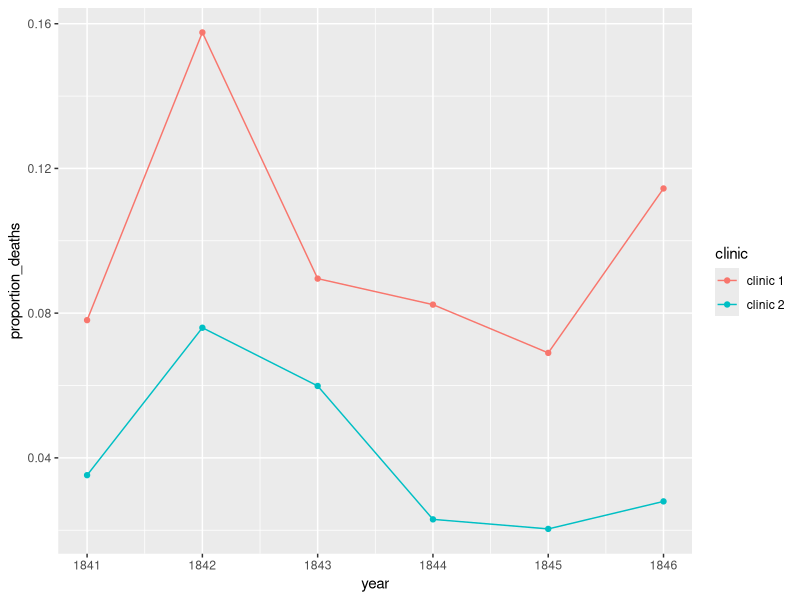
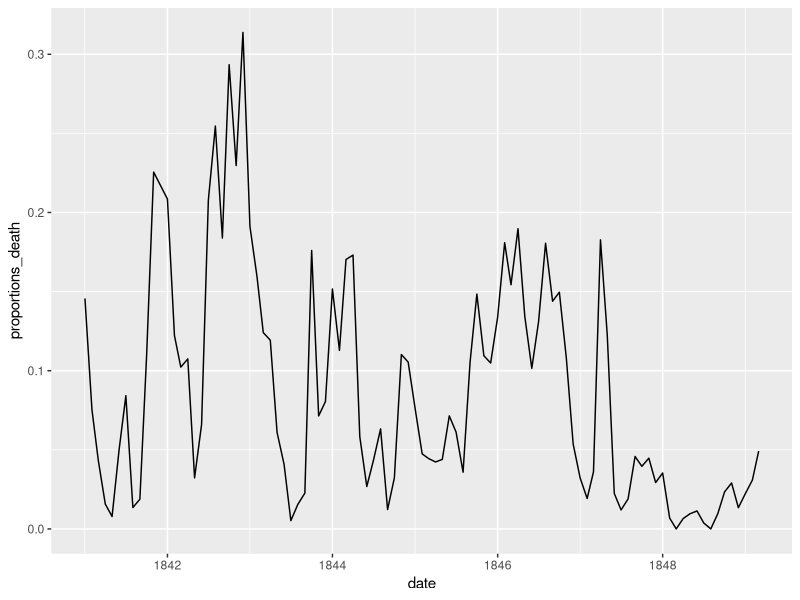
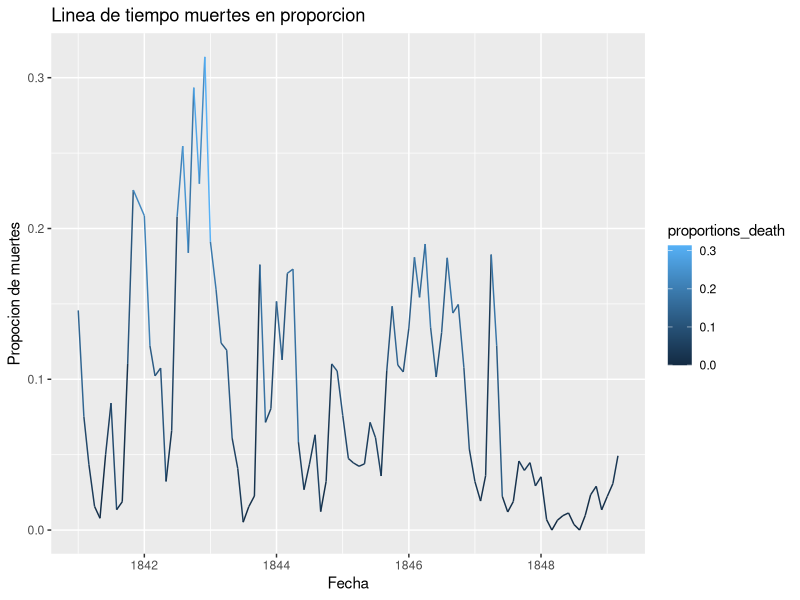
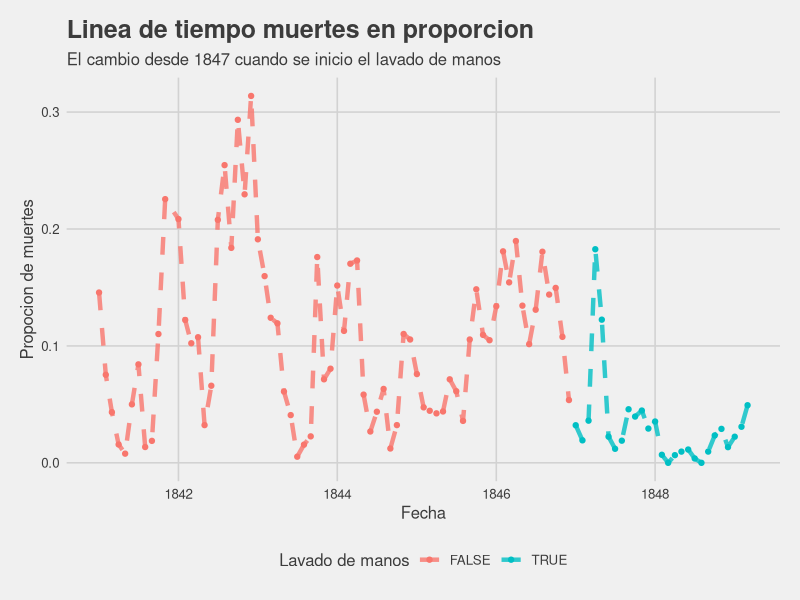

Write the R code that produced these figures, in order.
## ---- chunk 1
library(tidyverse)
library(ggthemes)
yearly<-read_csv("deaths_handwashing.csv")
yearly
## ---- chunk 2
yearly %>%
  group_by(clinic) %>%
  mutate(proportion_deaths=deaths/births)
## ---- chunk 3
yearly %>%
  mutate(proportion_deaths=deaths/births)%>%
  ggplot(aes(x=year, y=proportion_deaths,group=clinic))+
  geom_line(aes(color=clinic))+
  geom_point(aes(color=clinic))
## ---- chunk 4
library(scales)
monthly<-read_csv("deaths_clinic_1.csv")
monthly<-monthly %>%
  mutate(proportions_death=deaths/births) %>%
  mutate(proportions_percentage=label_percent()(deaths/births)) %>%
  mutate(year=as.Date(date,"%y,%m,%d"))

head(monthly)
## ---- chunk 5
monthly%>%
  ggplot(aes(x=date, y=proportions_death))+
  geom_line()

monthly%>%
  ggplot(aes(x=date, y=proportions_death, color= proportions_death))+
  geom_line()+
  labs(title = "Linea de tiempo muertes en proporcion", x="Fecha", y="Propocion de muertes")
## ---- chunk 6
#6.1
view(monthly)
monthly<-monthly %>%
mutate(handwashing_started = date >= as.Date('1847-01-01'))

monthly %>%
  ggplot(aes(x=date, y=proportions_death, color=handwashing_started))+
  geom_line(aes(linetype=TRUE),size=1.5, alpha=0.8)+
  geom_point()+
  labs(title = "Linea de tiempo muertes en proporcion",
       subtitle = "El cambio desde 1847 cuando se inicio el lavado de manos",
       x="Fecha", 
       y="Propocion de muertes",
       color="Lavado de manos")+
  theme_fivethirtyeight()+
  theme(axis.title = element_text())+
  scale_linetype_manual(values = c("dashed","solid"), guide="none")
## ---- chunk 7
month_summary<-monthly %>%
  group_by(handwashing_started) %>%
  summarise(proportion=mean(proportions_death,na.rm=TRUE))
